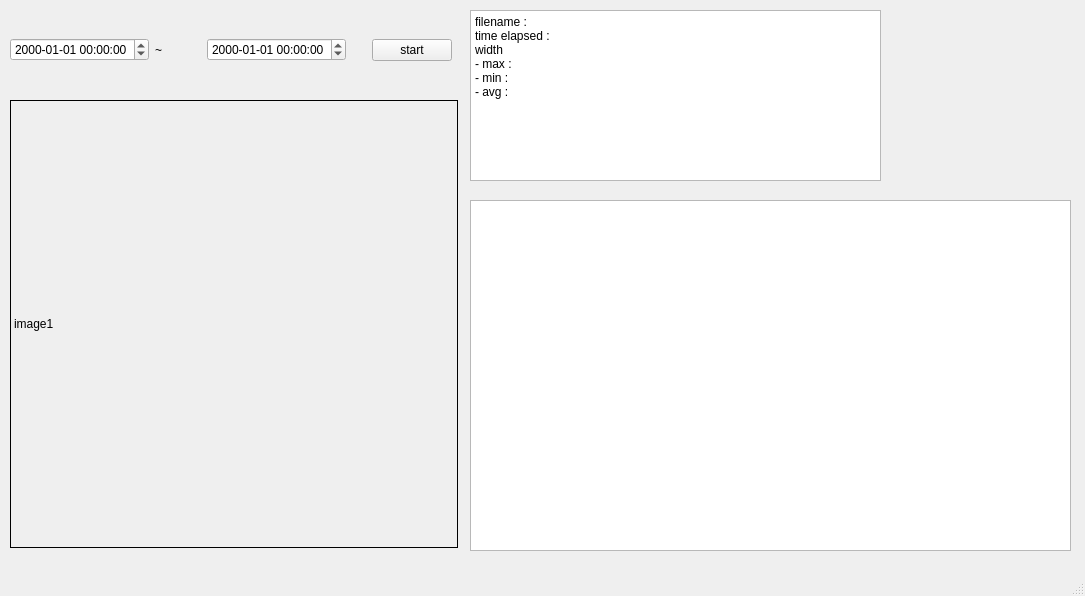
<?xml version="1.0" encoding="UTF-8"?>
<ui version="4.0">
 <class>MainWindow</class>
 <widget class="QMainWindow" name="MainWindow">
  <property name="geometry">
   <rect>
    <x>0</x>
    <y>0</y>
    <width>1085</width>
    <height>596</height>
   </rect>
  </property>
  <property name="windowTitle">
   <string>MainWindow</string>
  </property>
  <widget class="QWidget" name="centralwidget">
   <widget class="QPlainTextEdit" name="txt_crackInfo">
    <property name="geometry">
     <rect>
      <x>470</x>
      <y>10</y>
      <width>411</width>
      <height>171</height>
     </rect>
    </property>
    <property name="readOnly">
     <bool>true</bool>
    </property>
    <property name="plainText">
     <string>filename : 
time elapsed : 
width
- max :
- min :
- avg :</string>
    </property>
   </widget>
   <widget class="QWidget" name="horizontalLayoutWidget">
    <property name="geometry">
     <rect>
      <x>10</x>
      <y>10</y>
      <width>442</width>
      <height>80</height>
     </rect>
    </property>
    <layout class="QHBoxLayout" name="horizontalLayout">
     <item>
      <widget class="QDateTimeEdit" name="dateTime_start">
       <property name="displayFormat">
        <string>yyyy-MM-dd hh:mm:ss</string>
       </property>
      </widget>
     </item>
     <item>
      <widget class="QLabel" name="label">
       <property name="text">
        <string>~</string>
       </property>
      </widget>
     </item>
     <item>
      <widget class="QDateTimeEdit" name="dateTime_end">
       <property name="displayFormat">
        <string>yyyy-MM-dd hh:mm:ss</string>
       </property>
      </widget>
     </item>
     <item>
      <spacer name="horizontalSpacer">
       <property name="orientation">
        <enum>Qt::Horizontal</enum>
       </property>
       <property name="sizeType">
        <enum>QSizePolicy::Fixed</enum>
       </property>
       <property name="sizeHint" stdset="0">
        <size>
         <width>20</width>
         <height>20</height>
        </size>
       </property>
      </spacer>
     </item>
     <item>
      <widget class="QPushButton" name="btn_start">
       <property name="text">
        <string>start</string>
       </property>
      </widget>
     </item>
    </layout>
   </widget>
   <widget class="QLabel" name="lbl_img">
    <property name="geometry">
     <rect>
      <x>10</x>
      <y>100</y>
      <width>448</width>
      <height>448</height>
     </rect>
    </property>
    <property name="autoFillBackground">
     <bool>true</bool>
    </property>
    <property name="frameShape">
     <enum>QFrame::Panel</enum>
    </property>
    <property name="text">
     <string>image1</string>
    </property>
   </widget>
   <widget class="QPlainTextEdit" name="txt_log">
    <property name="geometry">
     <rect>
      <x>470</x>
      <y>200</y>
      <width>601</width>
      <height>351</height>
     </rect>
    </property>
   </widget>
  </widget>
  <widget class="QMenuBar" name="menubar">
   <property name="geometry">
    <rect>
     <x>0</x>
     <y>0</y>
     <width>1085</width>
     <height>21</height>
    </rect>
   </property>
  </widget>
  <widget class="QStatusBar" name="statusbar"/>
 </widget>
 <resources/>
 <connections/>
</ui>
